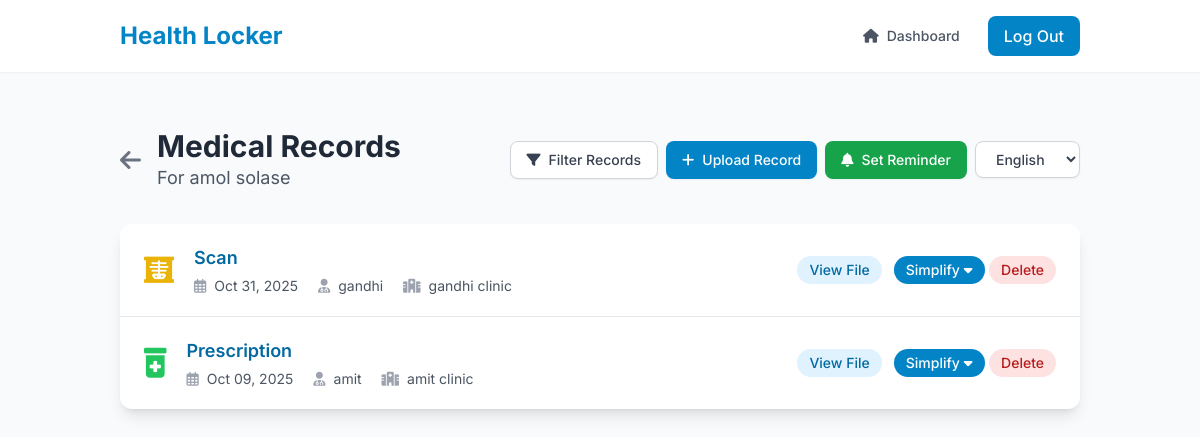
Screenshot of /frontend/view_records.php?member_id=1 (signed in) with the database file from the repository.
### tables this page shows
CREATE TABLE `family_members` (
  `id` int(11) NOT NULL,
  `user_id` int(11) NOT NULL,
  `first_name` varchar(100) NOT NULL,
  `last_name` varchar(100) NOT NULL,
  `date_of_birth` date DEFAULT NULL,
  `relation` varchar(50) DEFAULT NULL,
  `blood_type` varchar(5) DEFAULT NULL,
  `known_allergies` text DEFAULT NULL,
  `created_at` timestamp NOT NULL DEFAULT current_timestamp()
);

CREATE TABLE `medical_records` (
  `id` int(11) NOT NULL,
  `member_id` int(11) NOT NULL,
  `record_type` varchar(100) NOT NULL,
  `record_date` date NOT NULL,
  `doctor_name` varchar(255) DEFAULT NULL,
  `hospital_name` varchar(255) DEFAULT NULL,
  `file_path` varchar(512) NOT NULL,
  `file_type` varchar(50) DEFAULT NULL,
  `notes` text DEFAULT NULL,
  `created_at` timestamp NOT NULL DEFAULT current_timestamp()
);

### frontend/view_records.php (the view, shortened to what this page needs)
<?php
require_once '../config/config.php';
$user_id = $_SESSION['user_id'];
$member_id = $_GET['member_id'];
$member_name = '';
$records = [];
try {
    $stmt = $pdo->prepare("SELECT first_name, last_name FROM family_members WHERE id = ? AND user_id = ?");
    $stmt->execute([$member_id, $user_id]);
    $member = $stmt->fetch(PDO::FETCH_ASSOC);
    $member_name = $member['first_name'] . ' ' . $member['last_name'];
    $stmt = $pdo->prepare("SELECT id, record_type, record_date, doctor_name, hospital_name, file_type FROM medical_records WHERE member_id = ? ORDER BY record_date DESC");
    $stmt->execute([$member_id]);
    $records = $stmt->fetchAll(PDO::FETCH_ASSOC);
} catch (PDOException $e) {
    echo "Error: " . $e->getMessage();
}
$sql = "SELECT id, record_type, record_date, doctor_name, hospital_name, file_type
        FROM medical_records
        WHERE member_id = ?";
$params = [$member_id];
$sql .= " ORDER BY record_date DESC";
try {
    $stmt = $pdo->prepare($sql);
    $stmt->execute($params);
    $records = $stmt->fetchAll(PDO::FETCH_ASSOC);
} catch (PDOException $e) {
}
?>
<!DOCTYPE html>
<html lang="en">
<head>
    <script src="https://cdn.tailwindcss.com"></script>
    <link rel="stylesheet" href="https://cdnjs.cloudflare.com/ajax/libs/font-awesome/6.0.0/css/all.min.css">
</head>
<body class="bg-gray-50 font-sans">
    <header class="bg-white shadow-sm">
        <div class="container mx-auto px-4 sm:px-6 lg:px-8">
            <nav class="flex justify-between items-center py-4">
                <div class="text-2xl font-bold text-primary-600">Health Locker</div>
                <div class="flex items-center space-x-4">
                    <a href="dashboard.php" class="text-gray-600 hover:text-primary-600 px-3 py-2 rounded-md text-sm font-medium flex items-center">
                        <i class="fas fa-home mr-2"></i> Dashboard
                    </a>
                    <a href="../user/logout.php" class="px-4 py-2 bg-primary-600 text-white rounded-lg hover:bg-primary-700 transition-colors duration-200 font-medium">Log Out</a>
                </div>
            </nav>
        </div>
    </header>
    <div class="container mx-auto mt-10 p-4 sm:px-6 lg:px-8">
        <div class="flex flex-col md:flex-row md:justify-between md:items-center mb-8">
            <div class="flex items-center mb-4 md:mb-0">
                <button onclick="history.back()" class="text-gray-500 hover:text-primary-600 mr-4 flex items-center">
                    <i class="fas fa-arrow-left text-2xl"></i>
                </button>
                <div>
                    <h1 class="text-3xl font-bold text-gray-800">Medical Records</h1>
                    <p class="text-gray-600 text-lg">For <?php echo htmlspecialchars($member_name); ?></p>
                </div>
            </div>
           <div class="flex flex-col sm:flex-row space-y-2 sm:space-y-0 sm:space-x-2">
    <button id="openModalBtn" class="bg-white border border-gray-300 text-gray-700 px-4 py-2 rounded-lg shadow-sm text-sm font-medium hover:bg-gray-50 focus:outline-none focus:ring-2 focus:ring-primary-500 flex items-center justify-center">
        <i class="fas fa-filter mr-2"></i> Filter Records
    </button>
    <a href="upload_record.php?member_id=<?php echo htmlspecialchars($member_id); ?>" class="bg-primary-600 text-white px-4 py-2 rounded-lg shadow-sm text-sm font-medium hover:bg-primary-700 focus:outline-none focus:ring-2 focus:ring-primary-500 flex items-center justify-center">
        <i class="fas fa-plus mr-2"></i> Upload Record
    </a>
    <a href="../remainders/add_reminder.php?member_id=<?php echo htmlspecialchars($member_id); ?>" class="bg-green-600 text-white px-4 py-2 rounded-lg shadow-sm text-sm font-medium hover:bg-green-700 focus:outline-none focus:ring-2 focus:ring-green-500 flex items-center justify-center">
        <i class="fas fa-bell mr-2"></i> Set Reminder
    </a>
    <div class="relative inline-block text-left">
        <select id="globalLanguageSelector" class="block w-full px-4 py-2 text-sm font-medium text-gray-700 bg-white border border-gray-300 rounded-lg shadow-sm hover:bg-gray-50 focus:outline-none focus:ring-2 focus:ring-primary-500 focus:border-primary-500">
            <option value="en">English</option>
        </select>
    </div>
</div>
        </div>
        <div class="bg-white shadow-lg overflow-hidden sm:rounded-xl">
            <?php if (isset($records) && !empty($records)): ?>
                <ul class="divide-y divide-gray-200">
                        <?php foreach ($records as $record): ?>
                            <li class="hover:bg-gray-50 transition duration-150 ease-in-out">
                                <div class="px-6 py-5 flex items-center justify-between">
                                    <div class="flex items-center">
                                        <?php
                                        $icon = 'fa-file-medical';
                                        $iconClass = 'text-gray-500';
                                        switch ($record['record_type']) {
                                            case 'Prescription': $icon = 'fa-prescription-bottle-alt'; $iconClass = 'text-green-500'; break;
                                            case 'Scan': $icon = 'fa-x-ray'; $iconClass = 'text-yellow-500'; break;
                                        }
                                        ?>
                                        <div class="flex-shrink-0 mr-5">
                                            <i class="fas <?php echo $icon; ?> text-3xl <?php echo $iconClass; ?>"></i>
                                        </div>
                                        <div>
                                            <div class="text-lg font-semibold text-primary-700"><?php echo htmlspecialchars($record['record_type']); ?></div>
                                            <div class="text-sm text-gray-600 mt-1">
                                                <span class="inline-flex items-center mr-4">
                                                    <i class="far fa-calendar-alt mr-2 text-gray-400"></i> <?php echo date("M d, Y", strtotime($record['record_date'])); ?>
                                                </span>
                                                <?php if (!empty($record['doctor_name'])): ?>
                                                    <span class="inline-flex items-center mr-4">
                                                        <i class="fas fa-user-md mr-2 text-gray-400"></i> <?php echo htmlspecialchars($record['doctor_name']); ?>
                                                    </span>
                                                <?php endif; ?>
                                                <?php if (!empty($record['hospital_name'])): ?>
                                                    <span class="inline-flex items-center">
                                                        <i class="fas fa-hospital mr-2 text-gray-400"></i> <?php echo htmlspecialchars($record['hospital_name']); ?>
                                                    </span>
                                                <?php endif; ?>
                                            </div>
                                        </div>
                                    </div>
                                    <div class="ml-4 flex-shrink-0 flex space-x-3 items-center">
                                        <a href="view_file.php?record_id=<?php echo $record['id']; ?>&preview=1" target="_blank" class="px-3 py-1 bg-primary-100 text-primary-700 rounded-full text-sm font-medium hover:bg-primary-200">View File</a>
                                        <div class="relative inline-block text-left">
                                        <div class="relative inline-block text-left">
                                            <div class="relative">
                                                <button id="simplifyBtn_<?php echo $record['id']; ?>" class="px-3 py-1 bg-primary-600 text-white rounded-full text-sm font-medium hover:bg-primary-700 focus:outline-none focus:ring-2 focus:ring-primary-500 focus:ring-opacity-50 flex items-center justify-center" onclick="toggleLanguageDropdown(<?php echo $record['id']; ?>, event)">
                                                    Simplify <i class="fas fa-caret-down ml-1"></i>
                                                </button>
                                            </div>
                                        </div>
                                        <button onclick="confirmDelete(<?php echo $record['id']; ?>, '<?php echo htmlspecialchars($record['record_type']); ?>')" class="px-3 py-1 bg-red-100 text-red-700 rounded-full text-sm font-medium hover:bg-red-200">Delete</button>
                                    </div>
                                </div>
                            </li>
                        <?php endforeach; ?>
                    </ul>
                <?php endif; ?>
            </div>
    </div>
</body>
</html>

### rows the page displays
family_members: member_name "amol solase"
medical_records: record_type "Scan", record_date "Oct 31, 2025", doctor_name "gandhi", hospital_name "gandhi clinic"
medical_records: record_type "Prescription", record_date "Oct 09, 2025", doctor_name "amit", hospital_name "amit clinic"
